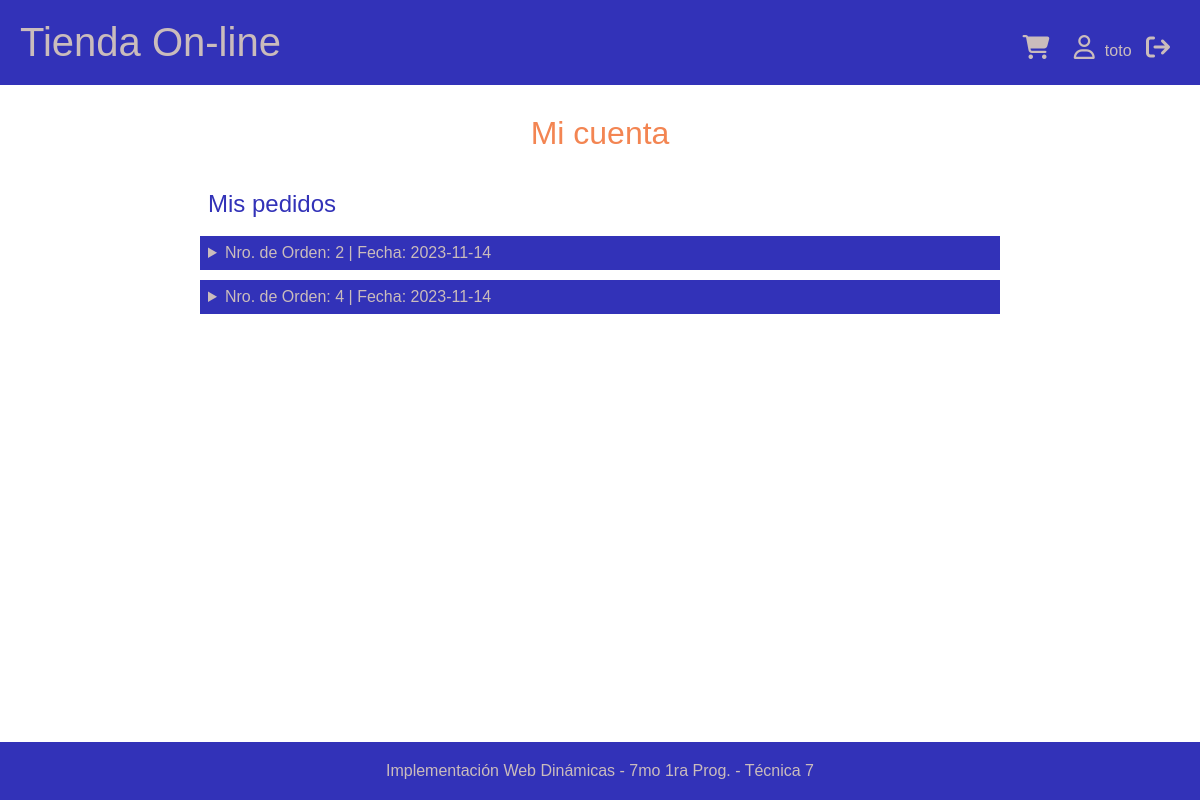
The app's page /perfil.php (signed in) with its own data.
### tables this page shows
CREATE TABLE `orders` (
  `ID_order` int(11) NOT NULL,
  `Date_order` date NOT NULL,
  `Articles` text NOT NULL,
  `ID_user` int(11) NOT NULL
);

### includes/functionCart.php (the view, shortened to what this page needs)
<?php
function mostrarPedidos($ID_user){
    include('db/conexion.php');
    $sql = "SELECT * FROM orders WHERE ID_user = '$ID_user' ORDER BY Date_order DESC";
    $consulta = mysqli_query($conexion, $sql);
    if(mysqli_num_rows($consulta)>0){
        while($registro=mysqli_fetch_assoc($consulta)){
            echo '<details>
            <summary>Nro. de Orden: '.$registro['ID_order']. ' | Fecha: '.$registro['Date_order'].'</summary>';
            echo '</details>';
        }
    }else{
        echo 'No tiene Pedidos';
    }
}
?>

### css/style-main.css (style rules this page uses)
* { margin: 0; padding: 0; box-sizing: border-box; }
:root { --principal: rgb(50, 50, 184); --secundario: #cabcbc; --acento: rgb(243, 133, 82); }
body { margin-bottom: 100px !important; font-family: 'Trebuchet MS', 'Lucida Sans Unicode', 'Lucida Grande', 'Lucida Sans', Arial, sans-serif; }

### css/style-orders.css (style rules this page uses)
details { width: 100%; max-width: 800px; margin: 10px auto; padding: 8px; color: var(--secundario); background: var(--principal); }

### records on screen
orders: ID_order "2", Date_order "2023-11-14"
orders: ID_order "4", Date_order "2023-11-14"

### other values on screen
$_SESSION['user'] "toto"
